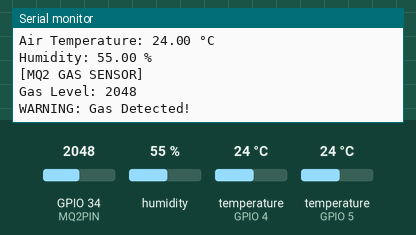
Bench run of a sketch on a simulated ESP32. On the bench: the last lines printed to the serial monitor. Inputs (shaded band) come from the test bench; at power-on: GPIO 34 (MQ2PIN) = 2048, humidity 55 %, temperature (sensors on GPIO 5, GPIO 4) 24 °C.

Above: at 4.6 s.
4.7 s: GPIO 34 (MQ2PIN) set to 1460
At 4.7 s:
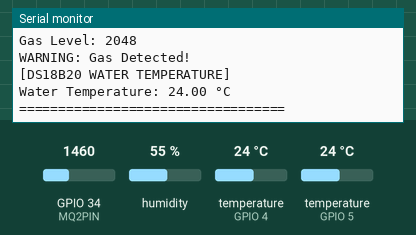
12.9 s: humidity set to 22 %
At 15.8 s:
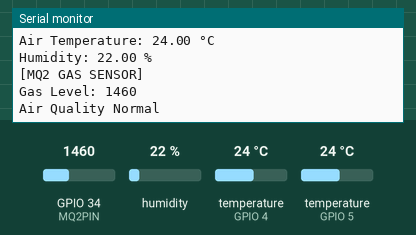
17.6 s: temperature (sensor on GPIO 5) set to 12 °C
At 20.4 s:
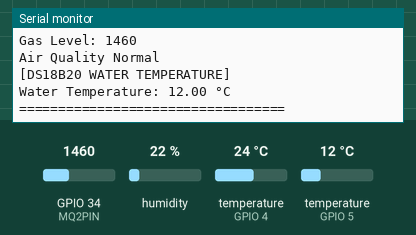
22.3 s: temperature (sensor on GPIO 4) set to 12 °C
At 23.4 s:
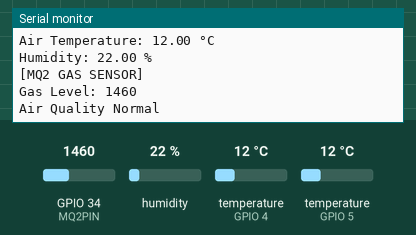
27.0 s: temperature (sensor on GPIO 5) set to 19 °C
At 28.2 s:
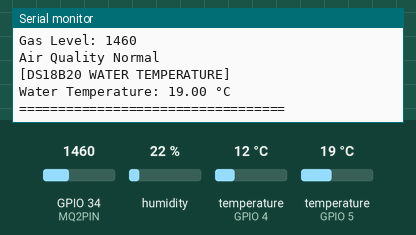
31.7 s: GPIO 34 (MQ2PIN) set to 1540
At 34.8 s:
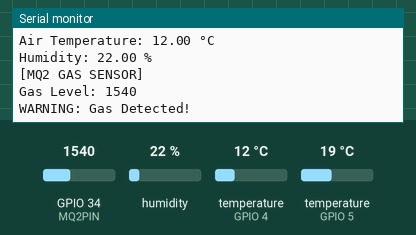
Timing chart, 0 to 36.3 s (numbered marks = the images above; inputs shaded):
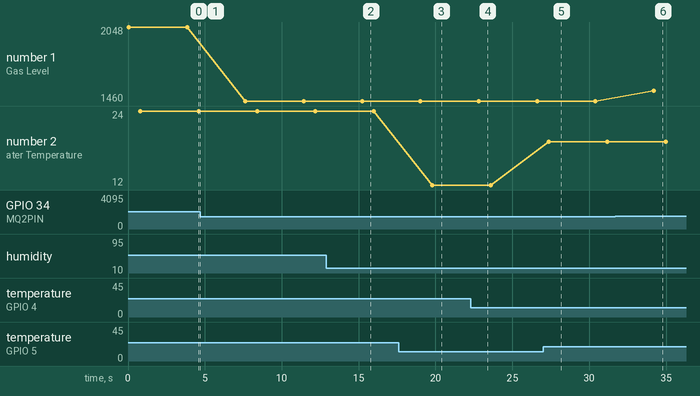

Measured:
- after the input at 12.9 s, the serial monitor: prints a new line after 2.3 s (image 2)
- after the input at 17.6 s, the serial monitor: prints a new line after 2.2 s (image 3)
- after the input at 22.3 s, the serial monitor: prints a new line after 0.51 s (image 4)
- after the input at 27.0 s, the serial monitor: prints a new line after 0.38 s (image 5)
- after the input at 31.7 s, the serial monitor: prints a new line after 2.5 s (image 6)
- plotted number 1: 2048 → 1460 after the input at 4.7 s, 1460 → 1540 after the input at 31.7 s
- plotted number 2: 24 → 12 after the input at 17.6 s, 12 → 19 after the input at 27.0 s

The sketch:

sketch_may7a.ino
```cpp
// ---------------- LIBRARIES ----------------
#include <DHT.h>
#include <OneWire.h>
#include <DallasTemperature.h>

// ---------------- DHT11 ----------------
#define DHTPIN 4
#define DHTTYPE DHT11

DHT dht(DHTPIN, DHTTYPE);

// ---------------- MQ2 ----------------
#define MQ2PIN 34

// ---------------- DS18B20 ----------------
#define ONE_WIRE_BUS 5

OneWire oneWire(ONE_WIRE_BUS);
DallasTemperature sensors(&oneWire);

// ---------------- SETUP ----------------
void setup() {

  Serial.begin(115200);

  Serial.println("==================================");
  Serial.println(" ESP32 MULTI SENSOR TEST ");
  Serial.println("==================================");

  // Start DHT11
  dht.begin();

  // Start DS18B20
  sensors.begin();
}

// ---------------- LOOP ----------------
void loop() {

  Serial.println("\n========== SENSOR DATA ==========");

  // ======================================
  // DHT11 SENSOR
  // ======================================

  float humidity = dht.readHumidity();
  float airTemp = dht.readTemperature();

  Serial.println("\n[DHT11 SENSOR]");

  if (isnan(humidity) || isnan(airTemp)) {
    Serial.println("DHT11 Reading Failed!");
  } else {

    Serial.print("Air Temperature: ");
    Serial.print(airTemp);
    Serial.println(" °C");

    Serial.print("Humidity: ");
    Serial.print(humidity);
    Serial.println(" %");
  }

  // ======================================
  // MQ2 GAS SENSOR
  // ======================================

  int gasValue = analogRead(MQ2PIN);

  Serial.println("\n[MQ2 GAS SENSOR]");

  Serial.print("Gas Level: ");
  Serial.println(gasValue);

  if (gasValue > 1500) {
    Serial.println("WARNING: Gas Detected!");
  } else {
    Serial.println("Air Quality Normal");
  }

  // ======================================
  // DS18B20 SENSOR
  // ======================================

  sensors.requestTemperatures();

  float waterTemp = sensors.getTempCByIndex(0);

  Serial.println("\n[DS18B20 WATER TEMPERATURE]");

  Serial.print("Water Temperature: ");
  Serial.print(waterTemp);
  Serial.println(" °C");

  Serial.println("\n==================================");

  delay(3000);
}
```
